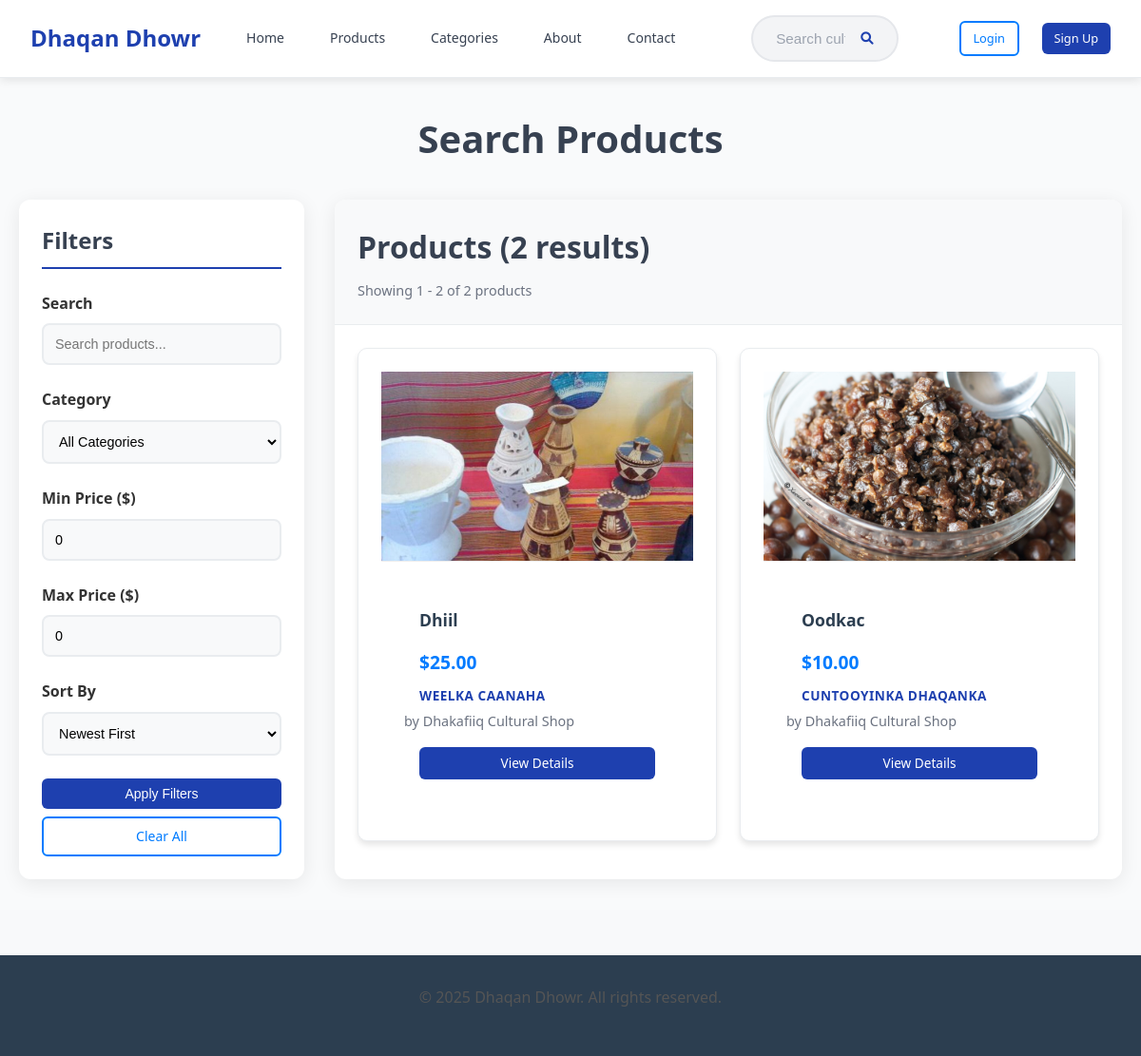
Screenshot of /search.php with the database file from the repository.
### tables this page shows
CREATE TABLE `products` (
  `id` int(11) NOT NULL,
  `seller_id` int(11) NOT NULL,
  `category_id` int(11) NOT NULL,
  `title` varchar(200) NOT NULL,
  `description` text DEFAULT NULL,
  `price` decimal(10,2) NOT NULL,
  `stock` int(11) DEFAULT 0,
  `main_image` varchar(255) DEFAULT NULL,
  `status` enum('pending','approved','rejected') DEFAULT 'pending',
  `cultural_notes` text DEFAULT NULL,
  `created_at` timestamp NOT NULL DEFAULT current_timestamp(),
  `updated_at` timestamp NOT NULL DEFAULT current_timestamp() ON UPDATE current_timestamp()
);

CREATE TABLE `categories` (
  `id` int(11) NOT NULL,
  `name` varchar(100) NOT NULL,
  `description` text DEFAULT NULL,
  `parent_id` int(11) DEFAULT NULL,
  `created_at` timestamp NOT NULL DEFAULT current_timestamp()
);

CREATE TABLE `sellers` (
  `id` int(11) NOT NULL,
  `user_id` int(11) NOT NULL,
  `shop_name` varchar(100) NOT NULL,
  `bio` text DEFAULT NULL,
  `location` varchar(200) DEFAULT NULL,
  `approved` tinyint(1) DEFAULT 0,
  `created_at` timestamp NOT NULL DEFAULT current_timestamp()
);

### includes/auth_check.php (called while the page is built, shortened)
<?php
function sanitizeInput($input) {
    return htmlspecialchars(trim($input), ENT_QUOTES, 'UTF-8');
}
?>

### search.php (the view, shortened to what this page needs)
<?php
require_once __DIR__ . '/includes/init.php';
$search_query = sanitizeInput($_GET['q'] ?? '');
$min_price = (float)($_GET['min_price'] ?? 0);
$max_price = (float)($_GET['max_price'] ?? 0);
$sort = sanitizeInput($_GET['sort'] ?? 'newest');
$page = max(1, (int)($_GET['page'] ?? 1));
$per_page = 12;
$where_conditions = ["p.status = 'approved'"];
$params = [];
$param_types = "";
$where_clause = implode(" AND ", $where_conditions);
$sort_clause = match($sort) {
    'price_low' => 'p.price ASC',
    'price_high' => 'p.price DESC',
    'oldest' => 'p.created_at ASC',
    default => 'p.created_at DESC'
};
$count_sql = "SELECT COUNT(*) as total FROM products p WHERE $where_clause";
if (!empty($params)) {
    $stmt = $conn->prepare($count_sql);
    $stmt->bind_param($param_types, ...$params);
    $stmt->execute();
    $total_products = $stmt->get_result()->fetch_assoc()['total'];
} else {
    $result = $conn->query($count_sql);
    $total_products = $result->fetch_assoc()['total'];
}
$offset = ($page - 1) * $per_page;
$sql = "
    SELECT p.*, c.name as category_name, s.shop_name
    FROM products p
    JOIN categories c ON p.category_id = c.id
    JOIN sellers s ON p.seller_id = s.id
    WHERE $where_clause
    ORDER BY $sort_clause
    LIMIT ? OFFSET ?
";
$stmt = $conn->prepare($sql);
if (!empty($params)) {
    $params[] = $per_page;
    $params[] = $offset;
    $param_types .= "ii";
    $stmt->bind_param($param_types, ...$params);
} else {
    $stmt->bind_param("ii", $per_page, $offset);
}
$stmt->execute();
$products = $stmt->get_result();
include 'includes/buyer_header.php';
?>
<main class="search-main">
    <div class="container">
        <div class="search-header">
            <h1>Search Products</h1>
        </div>
        <div class="search-container">
            <div class="filters-sidebar">
                <h3>Filters</h3>
                <form method="GET" action="" class="filters-form">
                    <div class="form-group">
                        <label for="q">Search</label>
                        <input type="text" id="q" name="q" value="<?= htmlspecialchars($search_query); ?>" placeholder="Search products..." class="form-control">
                    </div>
                    <div class="form-group">
                        <label for="category">Category</label>
                        <select id="category" name="category" class="form-control">
                            <option value="">All Categories</option>
                        </select>
                    </div>
                    <div class="form-group">
                        <label for="min_price">Min Price ($)</label>
                        <input type="number" id="min_price" name="min_price" value="<?= $min_price; ?>" min="0" step="0.01" class="form-control">
                    </div>
                    <div class="form-group">
                        <label for="max_price">Max Price ($)</label>
                        <input type="number" id="max_price" name="max_price" value="<?= $max_price; ?>" min="0" step="0.01" class="form-control">
                    </div>
                    <div class="form-group">
                        <label for="sort">Sort By</label>
                        <select id="sort" name="sort" class="form-control">
                            <option value="newest" <?= $sort === 'newest' ? 'selected' : ''; ?>>Newest First</option>
                        </select>
                    </div>
                    <div class="filter-actions">
                        <button type="submit" class="btn btn-primary w-100">Apply Filters</button>
                        <a href="search.php" class="btn btn-outline w-100">Clear All</a>
                    </div>
                </form>
            </div>
            <div class="search-results">
                <div class="results-header">
                    <h2>Products (<?= number_format($total_products); ?> results)</h2>
                    <?php if ($total_products > 0): ?>
                        <div class="results-info">
                            Showing <?= number_format($offset + 1); ?> - <?= number_format(min($offset + $per_page, $total_products)); ?> of <?= number_format($total_products); ?> products
                        </div>
                    <?php endif; ?>
                </div>
                <?php if ($products->num_rows > 0): ?>
                    <div class="product-grid">
                        <?php while ($product = $products->fetch_assoc()): ?>
                            <div class="product-card">
                                <img src="uploads/products/<?= htmlspecialchars($product['main_image']); ?>" alt="<?= htmlspecialchars($product['title']); ?>">
                                <div class="card-body">
                                    <h3><?= htmlspecialchars($product['title']); ?></h3>
                                    <p class="price">$<?= number_format($product['price'], 2); ?></p>
                                    <p class="category"><?= htmlspecialchars($product['category_name']); ?></p>
                                    <p class="seller">by <?= htmlspecialchars($product['shop_name']); ?></p>
                                    <div class="product-actions">
                                        <a href="product.php?id=<?= $product['id']; ?>" class="btn btn-primary">View Details</a>
                                    </div>
                                </div>
                            </div>
                        <?php endwhile; ?>
                    </div>
                <?php endif; ?>
            </div>
        </div>
    </div>
</main>
<?php include 'includes/footer.php'; ?>

### rows the page displays
products: main_image (picture), title "Dhiil", price "25.00", category.name "WEELKA CAANAHA", seller.shop_name "Dhakafiiq Cultural Shop"
products: main_image (picture), title "Oodkac", price "10.00", category.name "CUNTOOYINKA DHAQANKA", seller.shop_name "Dhakafiiq Cultural Shop"

### other values shown
$total_products "2"
$offset + 1 "1"
min($offset + $per_page, $total_products) "2"
SITE_NAME "Dhaqan Dhowr"
